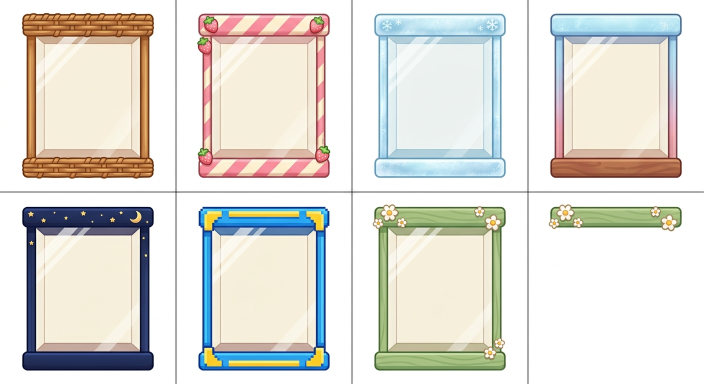
#> input picture scripts/art-originals/baskets.png, 1408 x 768 px (shown at 1/2 size)
$ python prepare_basket_art.py art-originals/baskets.png
#> lines starting #> are read from the running program, lines starting #| are printed output that depends on the picture; after the words box and inside, x2 and y2 are one past the last pixel; in counts of white or black regions, pixels touching at a corner belong together
"""Generate the Fruit Merge basket skin sheet (Nano Banana) and split it into sprites. Never overwrites old art."""
import asyncio, base64, json, os, sys
from pathlib import Path
from dotenv import load_dotenv
from PIL import Image
ROOT = Path(__file__).resolve().parents[1]
load_dotenv(ROOT / '.env')
SKINS = ['rattan', 'candy', 'frost', 'night', 'pixel', 'meadow']
PROMPT = (
    "A single flat sprite sheet on a pure white background, exactly 3 columns x 2 rows grid, six cells of equal size, "
    "each cell containing ONE tall rectangular display container seen straight from the front, filling about 92% of the cell height and 70% of the cell width. "
    "The FRONT of every container is a large clear glass panel: perfectly transparent, showing a plain pale cream interior back wall, with only a faint diagonal glass highlight in the top-left corner. "
    "NOTHING inside the container: no fruit, no objects, no text. The themed decoration is ONLY on the frame: a thick decorated top rim, thin side posts, and a sturdy decorated base. "
    "Cute cozy 3D-rendered kawaii toy style, soft studio lighting, matching glossy kawaii fruit game art. "
    "Row 1: (1) frame made of hand-woven natural rattan wicker, warm brown, (2) frame in pink and cream candy stripes with tiny strawberry charms on the rim, "
    "(3) frame of frosted light-blue ice with snowflake sparkles on the rim. "
    "Row 2: (4) midnight navy frame with tiny gold stars and a crescent moon on the rim, (5) retro pixel-art frame in bright blue and yellow blocky pixels, "
    "(6) spring meadow frame in soft green wood with small daisies on the rim. "
    "No labels, no shadows outside cells, generous white margin between cells."
)
async def generate(target: Path):
    from emergentintegrations.llm.chat import LlmChat, UserMessage
    chat = LlmChat(api_key=os.getenv('EMERGENT_LLM_KEY'), session_id='fruit-basket-skins', system_message='You are an expert game asset illustrator.')
    chat.with_model('gemini', 'gemini-3.1-flash-image-preview').with_params(modalities=['image', 'text'])
    text, images = await chat.send_message_multimodal_response(UserMessage(text=PROMPT))
    if not images: raise SystemExit(f'No image returned: {text[:200]}')
    target.write_bytes(base64.b64decode(images[0]['data']))
    print('sheet saved', target, images[0]['mime_type'])
def split(sheet_path: Path):
    sheet = Image.open(sheet_path).convert('RGB'); w, h = sheet.size; cw, ch = w // 3, h // 2
#> in split, sheet is the input picture: PIL image 1408x768 RGB; mean R, G, B 224.2, 222.4, 216
#> after `w, h = sheet.size`: w = 1408; h = 768
#> after `cw, ch = (w // 3, h // 2)`: cw = 469; ch = 384
    out = ROOT / 'public/art/premium/baskets'; out.mkdir(parents=True, exist_ok=True)
    review = Image.new('RGB', (6 * 130, 190), '#f4ecdf')
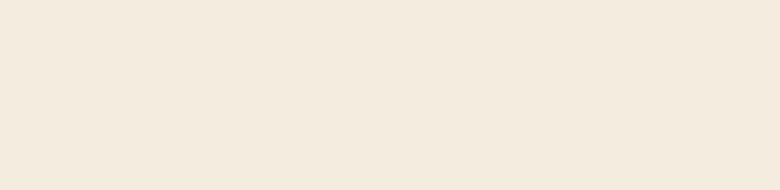
#> review: PIL image 780x190 RGB; mean R, G, B 244, 236, 223
    for i, key in enumerate(SKINS):
        col, row = i % 3, i // 3
        cell = sheet.crop((col * cw + 8, row * ch + 8, (col + 1) * cw - 8, (row + 1) * ch - 8))
        # trim white margins
        bg = Image.new('RGB', cell.size, (255, 255, 255)); diff = Image.eval(Image.merge('L', [Image.eval(c, lambda v: 255 - v) for c in [cell.convert('L')]]), lambda v: 255 if v > 18 else 0)
        box = diff.getbbox() or (0, 0, *cell.size); cell = cell.crop(box)
        canvas = Image.new('RGB', (360, 500), (255, 255, 255)); fit = cell.copy(); fit.thumbnail((360, 500), Image.Resampling.LANCZOS)
        canvas.paste(fit, ((360 - fit.width) // 2, (500 - fit.height) // 2))
        path = out / f'{key}.webp'
        if not path.exists(): canvas.save(path, 'WEBP', quality=90, method=6)
        thumb = canvas.copy(); thumb.thumbnail((120, 170)); review.paste(thumb, (i * 130 + 5, 8))
#> this loop made 6 passes
#> box on passes 1 to 6: (35, 0, 453, 368), (0, 0, 453, 368), (0, 0, 418, 368), (36, 0, 453, 368), (0, 0, 453, 368), (0, 0, 418, 368)
#> pass 1, in split, `cell = sheet.crop((col * cw + 8, row * ch + 8, (col + 1) * cw - 8, (ro..`:
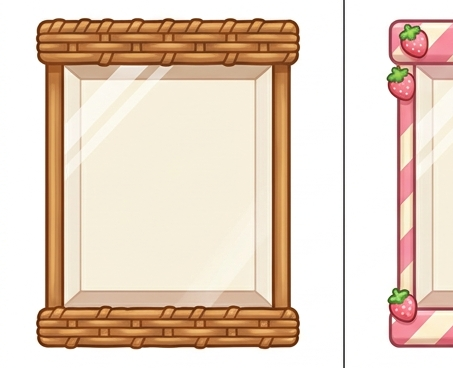
#> cell: PIL image 453x368 RGB; mean R, G, B 229.9, 210.7, 194
#> pass 1, in split, `diff = Image.eval(Image.merge('L', [Image.eval(c, lambda v: 255 - v) f`:
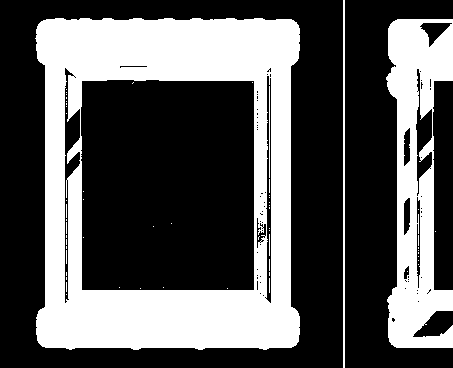
#> diff: PIL image 453x368 L; 34.8% white; 58 white regions (53 under 20 px), largest, box (x1, y1, x2, y2) and area: (35, 18, 300, 350) 43977, (386, 19, 453, 348) 12975, (343, 0, 345, 368) 736, (269, 86, 270, 178) 92, (269, 234, 270, 256) 22
#> pass 1, in split, `cell = cell.crop(box)`:
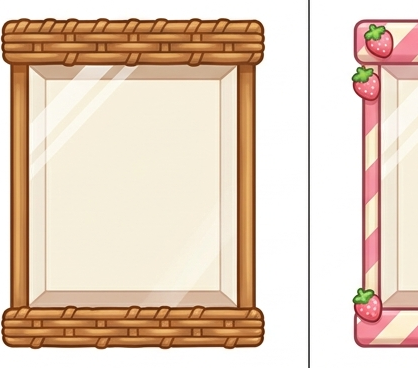
#> cell: PIL image 418x368 RGB; mean R, G, B 227.8, 207, 189
#> after the loop:
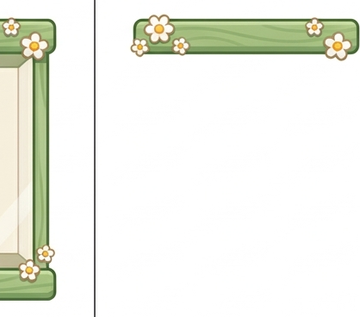
#> fit: PIL image 360x317 RGB; mean R, G, B 239.2, 241.2, 232.7
#> after the loop:
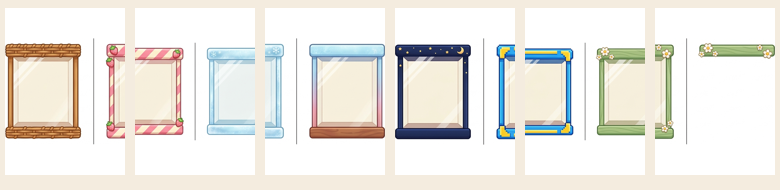
#> review: PIL image 780x190 RGB; mean R, G, B 235.8, 233.2, 227.2
#> after the loop:
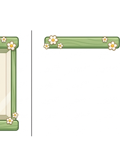
#> thumb: PIL image 120x167 RGB; mean R, G, B 244.9, 246.2, 240.8
    (out / 'manifest.json').write_text(json.dumps({'source': str(sheet_path.name), 'assets': [f'/art/premium/baskets/{k}.webp' for k in SKINS]}, indent=2))
    review.save(ROOT / 'scripts/art-originals/baskets-review.jpg', quality=88); print('6 basket sprites written')
#| 6 basket sprites written
if __name__ == '__main__':
    sheet = ROOT / 'scripts/art-originals/baskets.png'
    if not sheet.exists() or '--regen' in sys.argv: asyncio.run(generate(sheet))
    split(sheet)

$ run again, with scripts/art-originals/bakery-cfa52bbf427dfa64ea075afe0e4dc81cf463e99d83ecb73c989bde8e1202931d.jpg saved as scripts/art-originals/baskets.png
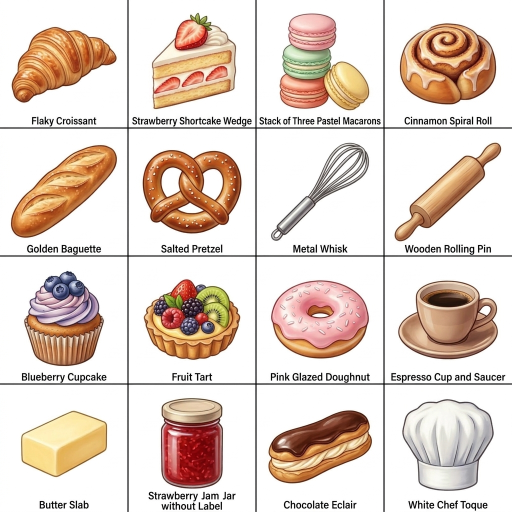
#> input picture scripts/art-originals/bakery-cfa52bbf427dfa64ea075afe0e4dc81cf463e99d83ecb73c989bde8e1202931d.jpg, 1024 x 1024 px (shown at 1/2 size)
#> in split, sheet is the input picture: PIL image 1024x1024 RGB; mean R, G, B 226.7, 211.3, 201.3
#> the loop in split, `for i, key in enumerate(SKINS):` made 6 passes
#> pass 1, in split, `diff = Image.eval(Image.merge('L', [Image.eval(c, lambda v: 255 - v) f`:
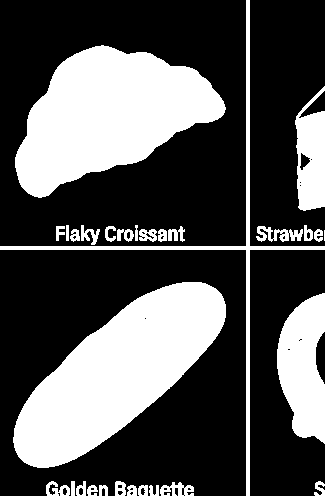
#> diff: PIL image 325x496 L; 32.9% white; 30 white regions (1 under 20 px), largest, box (x1, y1, x2, y2) and area: (13, 282, 226, 468) 19958, (15, 45, 226, 198) 18958, (277, 293, 325, 444) 5177
#> after the loop in split, `for i, key in enumerate(SKINS):`:
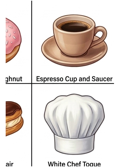
#> thumb: PIL image 120x167 RGB; mean R, G, B 226.1, 217.4, 212.7
#| 6 basket sprites written
